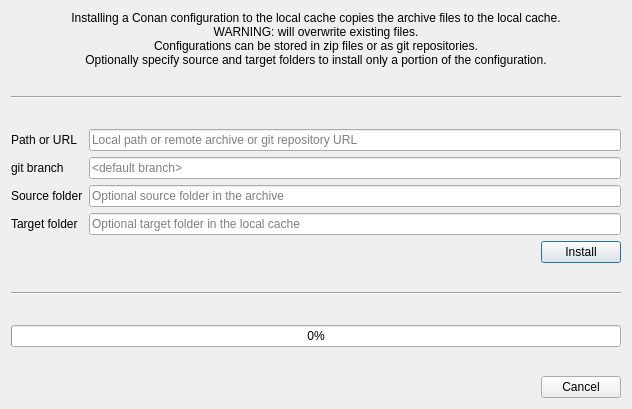
<?xml version="1.0" encoding="UTF-8"?>
<ui version="4.0">
 <class>InstallConfigDialog</class>
 <widget class="QDialog" name="InstallConfigDialog">
  <property name="geometry">
   <rect>
    <x>0</x>
    <y>0</y>
    <width>632</width>
    <height>409</height>
   </rect>
  </property>
  <property name="windowTitle">
   <string>Install config</string>
  </property>
  <layout class="QVBoxLayout" name="verticalLayout">
   <item>
    <layout class="QVBoxLayout" name="verticalLayout_2">
     <item>
      <widget class="QLabel" name="label_3">
       <property name="text">
        <string>Installing a Conan configuration to the local cache copies the archive files to the local cache.
WARNING: will overwrite existing files.
Configurations can be stored in zip files or as git repositories.
Optionally specify source and target folders to install only a portion of the configuration.</string>
       </property>
       <property name="alignment">
        <set>Qt::AlignmentFlag::AlignCenter</set>
       </property>
       <property name="wordWrap">
        <bool>true</bool>
       </property>
      </widget>
     </item>
     <item>
      <spacer name="verticalSpacer_3">
       <property name="orientation">
        <enum>Qt::Orientation::Vertical</enum>
       </property>
       <property name="sizeHint" stdset="0">
        <size>
         <width>20</width>
         <height>40</height>
        </size>
       </property>
      </spacer>
     </item>
     <item>
      <widget class="Line" name="line">
       <property name="orientation">
        <enum>Qt::Orientation::Horizontal</enum>
       </property>
      </widget>
     </item>
     <item>
      <spacer name="verticalSpacer_4">
       <property name="orientation">
        <enum>Qt::Orientation::Vertical</enum>
       </property>
       <property name="sizeHint" stdset="0">
        <size>
         <width>20</width>
         <height>40</height>
        </size>
       </property>
      </spacer>
     </item>
     <item>
      <layout class="QGridLayout" name="gridLayout">
       <item row="2" column="0">
        <widget class="QLabel" name="label_4">
         <property name="text">
          <string>Source folder</string>
         </property>
        </widget>
       </item>
       <item row="0" column="0">
        <widget class="QLabel" name="label">
         <property name="text">
          <string>Path or URL</string>
         </property>
        </widget>
       </item>
       <item row="1" column="0">
        <widget class="QLabel" name="label_2">
         <property name="text">
          <string>git branch</string>
         </property>
        </widget>
       </item>
       <item row="0" column="1">
        <widget class="LineEditWithCustomContextMenu" name="pathOrUrl">
         <property name="placeholderText">
          <string>Local path or remote archive or git repository URL</string>
         </property>
        </widget>
       </item>
       <item row="1" column="1">
        <widget class="QLineEdit" name="gitBranch">
         <property name="placeholderText">
          <string>&lt;default branch&gt;</string>
         </property>
        </widget>
       </item>
       <item row="2" column="1">
        <widget class="QLineEdit" name="sourceFolder">
         <property name="placeholderText">
          <string>Optional source folder in the archive</string>
         </property>
        </widget>
       </item>
       <item row="3" column="0">
        <widget class="QLabel" name="label_5">
         <property name="text">
          <string>Target folder</string>
         </property>
        </widget>
       </item>
       <item row="3" column="1">
        <widget class="QLineEdit" name="targetFolder">
         <property name="placeholderText">
          <string>Optional target folder in the local cache</string>
         </property>
        </widget>
       </item>
      </layout>
     </item>
     <item>
      <layout class="QHBoxLayout" name="horizontalLayout">
       <item>
        <spacer name="horizontalSpacer">
         <property name="orientation">
          <enum>Qt::Orientation::Horizontal</enum>
         </property>
         <property name="sizeHint" stdset="0">
          <size>
           <width>40</width>
           <height>20</height>
          </size>
         </property>
        </spacer>
       </item>
       <item>
        <widget class="QPushButton" name="installButton">
         <property name="text">
          <string>Install</string>
         </property>
        </widget>
       </item>
      </layout>
     </item>
     <item>
      <spacer name="verticalSpacer">
       <property name="orientation">
        <enum>Qt::Orientation::Vertical</enum>
       </property>
       <property name="sizeHint" stdset="0">
        <size>
         <width>20</width>
         <height>40</height>
        </size>
       </property>
      </spacer>
     </item>
     <item>
      <widget class="Line" name="line_2">
       <property name="orientation">
        <enum>Qt::Orientation::Horizontal</enum>
       </property>
      </widget>
     </item>
     <item>
      <spacer name="verticalSpacer_5">
       <property name="orientation">
        <enum>Qt::Orientation::Vertical</enum>
       </property>
       <property name="sizeHint" stdset="0">
        <size>
         <width>20</width>
         <height>40</height>
        </size>
       </property>
      </spacer>
     </item>
     <item>
      <widget class="QProgressBar" name="progressBar">
       <property name="maximum">
        <number>1</number>
       </property>
       <property name="value">
        <number>0</number>
       </property>
      </widget>
     </item>
     <item>
      <spacer name="verticalSpacer_2">
       <property name="orientation">
        <enum>Qt::Orientation::Vertical</enum>
       </property>
       <property name="sizeHint" stdset="0">
        <size>
         <width>20</width>
         <height>40</height>
        </size>
       </property>
      </spacer>
     </item>
     <item>
      <widget class="QDialogButtonBox" name="buttonBox">
       <property name="orientation">
        <enum>Qt::Orientation::Horizontal</enum>
       </property>
       <property name="standardButtons">
        <set>QDialogButtonBox::StandardButton::Cancel</set>
       </property>
      </widget>
     </item>
    </layout>
   </item>
  </layout>
 </widget>
 <customwidgets>
  <customwidget>
   <class>LineEditWithCustomContextMenu</class>
   <extends>QLineEdit</extends>
   <header>cruiz/manage_local_cache/widgets/configpathorurl.h</header>
  </customwidget>
 </customwidgets>
 <resources/>
 <connections>
  <connection>
   <sender>buttonBox</sender>
   <signal>accepted()</signal>
   <receiver>InstallConfigDialog</receiver>
   <slot>accept()</slot>
   <hints>
    <hint type="sourcelabel">
     <x>248</x>
     <y>254</y>
    </hint>
    <hint type="destinationlabel">
     <x>157</x>
     <y>274</y>
    </hint>
   </hints>
  </connection>
  <connection>
   <sender>buttonBox</sender>
   <signal>rejected()</signal>
   <receiver>InstallConfigDialog</receiver>
   <slot>reject()</slot>
   <hints>
    <hint type="sourcelabel">
     <x>316</x>
     <y>260</y>
    </hint>
    <hint type="destinationlabel">
     <x>286</x>
     <y>274</y>
    </hint>
   </hints>
  </connection>
 </connections>
</ui>
